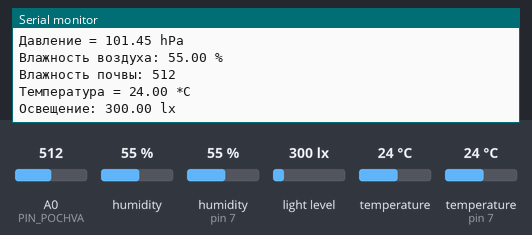
A sketch run on a simulated Arduino Uno, built with avr-gcc and run on an emulated ATmega328P. On the bench: the last lines printed to the serial monitor. The test bench sets the inputs (shaded band); at power-on: humidity (sensor on pin 7) 55 %, light level 300 lx, A0 (PIN_POCHVA) = 512, temperature (sensor on pin 7) 24 °C, humidity 55 %, temperature 24 °C.

Above: at 2.2 s.
2.3 s: humidity (sensor on pin 7) set to 22 %
At 3.1 s:
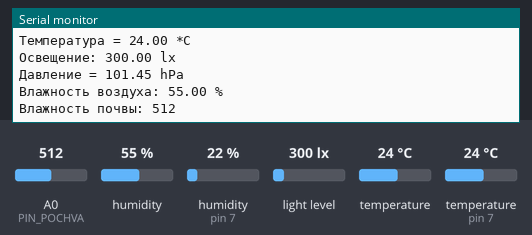
3.9 s: light level set to 40 lx
At 5.1 s:
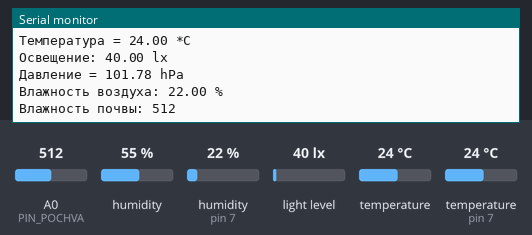
5.5 s: A0 (PIN_POCHVA) set to 716
At 7.0 s:
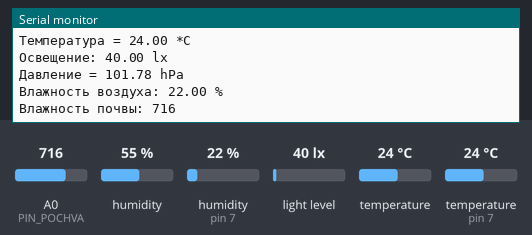
7.1 s: light level set to 1000 lx
13.5 s: temperature (sensor on pin 7) set to 12 °C
15.1 s: A0 (PIN_POCHVA) set to 992
At 16.7 s:
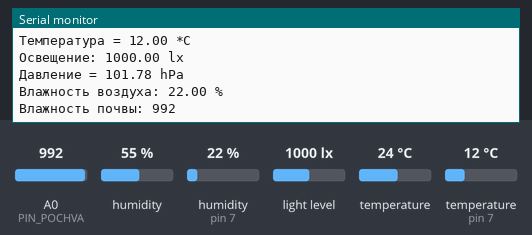
Timing chart, 0 to 17.7 s (numbered marks = the images above; inputs shaded):
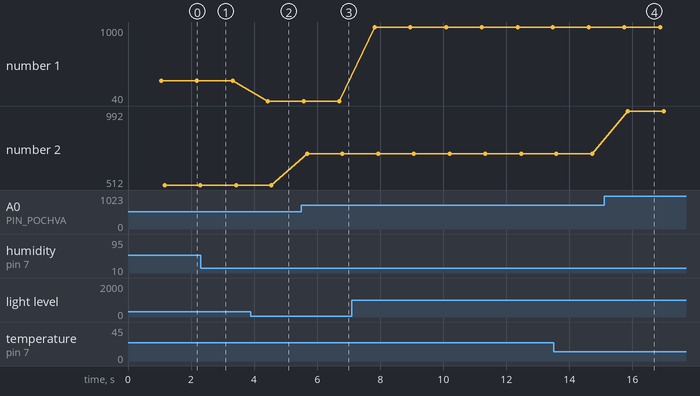

The sketch:

smart_greenhouse.ino
```cpp
#include <Wire.h> //библиотка для работы с шиной I2C
#include <SPI.h>
//датчики влажности и температуры
#include <Adafruit_Sensor.h>
#include <Adafruit_BME280.h>
#include <DHT.h>
#include <DHT_U.h>
#define DHTPIN 7
DHT dht(DHTPIN, DHT11);//22
Adafruit_BME280 bme;

//датчик освещённости
#include <BH1750.h>
BH1750 lightMeter;

//датчик давления
#define BMP280_ADDRESS (0x77)
#include <Adafruit_BMP280.h>
Adafruit_BMP280 bmp;

//датчик влажности почвы
#define PIN_POCHVA A0

void setup() {
  Serial.begin(9600);

  // влажность воздуха и температура
  pinMode(A2, INPUT);
  pinMode(A3, INPUT);
  dht.begin();
  bme.begin(0x76);
  bme.setSampling();
  // освещённость
  pinMode(A4, INPUT);
  pinMode(A5, INPUT);
  Wire.begin();
  lightMeter.begin();
  //давление
  bmp.begin(0x77);
  bmp.setSampling();
  pinMode(A1, INPUT);//потен

  delay(1000);
}

void mytemp() { //температура
  float t = dht.readTemperature();
  float t2 = bme.readTemperature();
  Serial.print("Температура = ");
  Serial.print(t);
  Serial.println(" *C");
}
void myillum() { //освещённость
  float osv = lightMeter.readLightLevel();
  Serial.print("Освещение: ");
  Serial.print(osv);
  Serial.println(" lx");
}
void mypress() { //давление в гексапаскалях
  float davlen = dht.readHumidity();
  Serial.print("Давление = ");
  Serial.print(102.0 - davlen / 100.0);
  Serial.println(" hPa");
}
void myhum() { //влажность воздуха
  float h = dht.readHumidity();
  float h2 = bme.readHumidity();
  Serial.print("Влажность воздуха: ");
  Serial.print(h);
  Serial.println(" %");
}
void mysoil() { //влажность почвы
  int pochva = analogRead(PIN_POCHVA);
  Serial.print("Влажность почвы: ");
  Serial.println(pochva);
}

void loop() {
  mytemp();
  myillum();
  mypress();
  myhum();
  mysoil();
  delay(1000);
}
```

Measured:
- after the input at 3.9 s, the serial monitor: prints a new line after 0.54 s (image 2)
- after the input at 5.5 s, the serial monitor: prints a new line after 0.19 s (image 3)
- after the input at 15.1 s, the serial monitor: prints a new line after 0.75 s (image 4)
- plotted number 1: 300 → 40 after the input at 3.9 s, 40 → 1000 after the input at 7.1 s
- plotted number 2: 512 → 716 after the input at 5.5 s, 716 → 992 after the input at 15.1 s
